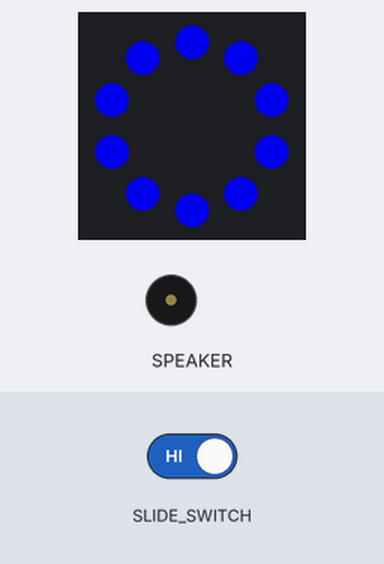
Bench run of a program on a simulated Circuit Playground running CircuitPython. Parts: the board's ring of 10 RGB LEDs (number 0 left of the top, counting anticlockwise), buzzer (waves = sounding). The inputs (shaded band) are chosen by the test bench. Audio playback is drawn as a buzzer.

Above: at 2.2 s.
2.3 s: slide switch moved to the right
At 3.7 s:
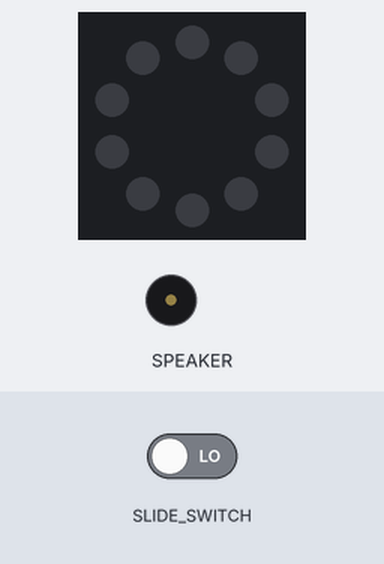
5.4 s: slide switch moved to the left
At 6.3 s:
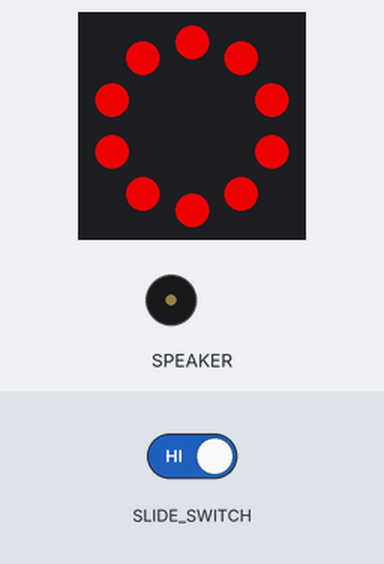
Timing chart, 0 to 8.4 s (numbered marks = the images above; inputs shaded):
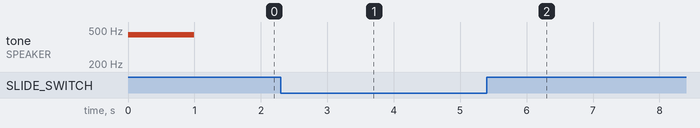

Measured:
- after the input at 2.3 s, the LEDs: first differ from a run without the input after 1.0 s (image 1)
- after the input at 5.4 s, the LEDs: first change at once (image 2 shows a later state)

The program:

Police.py
```python
from adafruit_circuitplayground import cp
import time
import neopixel

cp.play_mp3('text.mp3')


while True:
    cp.pixels.fill((0, 0, 0))
    if cp.switch is True:
        cp.pixels.fill((0, 0, 200))
        time.sleep(0.1)
        cp.pixels.fill((200, 0, 0))
        time.sleep(0.1)
        cp.pixels.fill((0, 0, 200))
        time.sleep(0.05)
        cp.pixels.fill((200, 0, 0))
        time.sleep(0.05)
        cp.pixels.fill((0, 0, 200))
        time.sleep(0.05)
        cp.pixels.fill((200, 0, 0))
        time.sleep(0.05)
        cp.pixels.fill((0, 0, 200))
        time.sleep(0.05)
        cp.pixels.fill((200, 0, 0))
        time.sleep(0.05)
        cp.pixels.fill((0, 0, 200))
        time.sleep(0.05)
        cp.pixels.fill((200, 0, 0))
        time.sleep(0.05)
        cp.pixels.fill((0, 0, 200))
        time.sleep(0.05)
        cp.pixels.fill((200, 0, 0))
        time.sleep(0.05)
        cp.pixels.fill((0, 0, 200))
        time.sleep(0.05)
        cp.pixels.fill((200, 0, 0))
        time.sleep(0.05)
        cp.pixels.fill((200, 0, 0))
        time.sleep(0.25)
        cp.pixels.fill((0, 0, 200))
        time.sleep(0.25)
        cp.pixels.fill((200, 0, 0))
        time.sleep(0.25)
        cp.pixels.fill((0, 0, 200))
        time.sleep(0.25)
        cp.pixels.fill((200, 0, 0))
        time.sleep(0.25)
        cp.pixels.fill((0, 0, 200))
        time.sleep(0.25)
```
